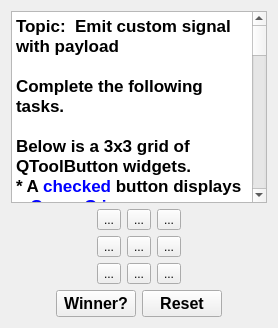
     <widget class="QWidget" name="tab_7">
      <attribute name="title">
       <string>P3</string>
      </attribute>
      <layout class="QVBoxLayout" name="verticalLayout_5">
       <item>
        <widget class="QTextBrowser" name="textBrowser_7">
         <property name="html">
          <string>&lt;!DOCTYPE HTML PUBLIC &quot;-//W3C//DTD HTML 4.0//EN&quot; &quot;http://www.w3.org/TR/REC-html40/strict.dtd&quot;&gt;
&lt;html&gt;&lt;head&gt;&lt;meta name=&quot;qrichtext&quot; content=&quot;1&quot; /&gt;&lt;style type=&quot;text/css&quot;&gt;
p, li { white-space: pre-wrap; }
&lt;/style&gt;&lt;/head&gt;&lt;body style=&quot; font-family:'Cantarell'; font-size:11pt; font-weight:400; font-style:normal;&quot;&gt;
&lt;p style=&quot; margin-top:0px; margin-bottom:0px; margin-left:0px; margin-right:0px; -qt-block-indent:0; text-indent:0px;&quot;&gt;&lt;span style=&quot; font-family:'.Lucida Grande UI'; font-size:13pt; font-weight:600;&quot;&gt;Topic:  Emit custom signal with payload&lt;/span&gt;&lt;/p&gt;
&lt;p style=&quot;-qt-paragraph-type:empty; margin-top:0px; margin-bottom:0px; margin-left:0px; margin-right:0px; -qt-block-indent:0; text-indent:0px; font-family:'.Lucida Grande UI'; font-size:13pt; font-weight:600;&quot;&gt;&lt;br /&gt;&lt;/p&gt;
&lt;p style=&quot; margin-top:0px; margin-bottom:0px; margin-left:0px; margin-right:0px; -qt-block-indent:0; text-indent:0px;&quot;&gt;&lt;span style=&quot; font-family:'.Lucida Grande UI'; font-size:13pt; font-weight:600;&quot;&gt;Complete the following tasks.&lt;/span&gt;&lt;/p&gt;
&lt;p style=&quot;-qt-paragraph-type:empty; margin-top:0px; margin-bottom:0px; margin-left:0px; margin-right:0px; -qt-block-indent:0; text-indent:0px; font-family:'.Lucida Grande UI'; font-size:13pt; font-weight:600;&quot;&gt;&lt;br /&gt;&lt;/p&gt;
&lt;p style=&quot; margin-top:0px; margin-bottom:0px; margin-left:0px; margin-right:0px; -qt-block-indent:0; text-indent:0px;&quot;&gt;&lt;span style=&quot; font-family:'.Lucida Grande UI'; font-size:13pt; font-weight:600;&quot;&gt;Below is a 3x3 grid of QToolButton widgets.  &lt;/span&gt;&lt;/p&gt;
&lt;p style=&quot; margin-top:0px; margin-bottom:0px; margin-left:0px; margin-right:0px; -qt-block-indent:0; text-indent:0px;&quot;&gt;&lt;span style=&quot; font-family:'.Lucida Grande UI'; font-size:13pt; font-weight:600;&quot;&gt;* A &lt;/span&gt;&lt;span style=&quot; font-family:'.Lucida Grande UI'; font-size:13pt; font-weight:600; color:#0000ff;&quot;&gt;checked &lt;/span&gt;&lt;span style=&quot; font-family:'.Lucida Grande UI'; font-size:13pt; font-weight:600;&quot;&gt;button displays a &lt;/span&gt;&lt;span style=&quot; font-family:'.Lucida Grande UI'; font-size:13pt; font-weight:600; color:#0000ff;&quot;&gt;Green G icon&lt;/span&gt;&lt;/p&gt;
&lt;p style=&quot; margin-top:0px; margin-bottom:0px; margin-left:0px; margin-right:0px; -qt-block-indent:0; text-indent:0px;&quot;&gt;&lt;span style=&quot; font-family:'.Lucida Grande UI'; font-size:13pt; font-weight:600;&quot;&gt;* An &lt;/span&gt;&lt;span style=&quot; font-family:'.Lucida Grande UI'; font-size:13pt; font-weight:600; color:#0000ff;&quot;&gt;unchecked&lt;/span&gt;&lt;span style=&quot; font-family:'.Lucida Grande UI'; font-size:13pt; font-weight:600;&quot;&gt; button displays a &lt;/span&gt;&lt;span style=&quot; font-family:'.Lucida Grande UI'; font-size:13pt; font-weight:600; color:#0000ff;&quot;&gt;RED R icon&lt;/span&gt;&lt;/p&gt;
&lt;p style=&quot;-qt-paragraph-type:empty; margin-top:0px; margin-bottom:0px; margin-left:0px; margin-right:0px; -qt-block-indent:0; text-indent:0px; font-family:'.Lucida Grande UI'; font-size:13pt; font-weight:600;&quot;&gt;&lt;br /&gt;&lt;/p&gt;
&lt;p style=&quot; margin-top:0px; margin-bottom:0px; margin-left:0px; margin-right:0px; -qt-block-indent:0; text-indent:0px;&quot;&gt;&lt;span style=&quot; font-family:'.Lucida Grande UI'; font-size:13pt; font-weight:600;&quot;&gt;* Add Qt/C++ statement(s) such that if &lt;/span&gt;&lt;span style=&quot; font-family:'.Lucida Grande UI'; font-size:13pt; font-weight:600; color:#0000ff;&quot;&gt;winnerButton&lt;/span&gt;&lt;span style=&quot; font-family:'.Lucida Grande UI'; font-size:13pt; font-weight:600;&quot;&gt; is clicked, your code will emit the &lt;/span&gt;&lt;span style=&quot; font-family:'.Lucida Grande UI'; font-size:13pt; font-weight:600; text-decoration: underline;&quot;&gt;custom signal&lt;/span&gt;&lt;span style=&quot; font-family:'.Lucida Grande UI'; font-size:13pt; font-weight:600;&quot;&gt; named &lt;/span&gt;&lt;span style=&quot; font-family:'.Lucida Grande UI'; font-size:13pt; font-weight:600; color:#0000ff;&quot;&gt;winnerStatus&lt;/span&gt;&lt;span style=&quot; font-family:'.Lucida Grande UI'; font-size:13pt; font-weight:600;&quot;&gt; &lt;/span&gt;&lt;/p&gt;
&lt;p style=&quot; margin-top:0px; margin-bottom:0px; margin-left:0px; margin-right:0px; -qt-block-indent:0; text-indent:0px;&quot;&gt;&lt;span style=&quot; font-family:'.Lucida Grande UI'; font-size:13pt; font-weight:600;&quot;&gt;** Signal payload must be &lt;/span&gt;&lt;span style=&quot; font-family:'.Lucida Grande UI'; font-size:13pt; font-weight:600; color:#0000ff;&quot;&gt;true&lt;/span&gt;&lt;span style=&quot; font-family:'.Lucida Grande UI'; font-size:13pt; font-weight:600;&quot;&gt; if any three tool buttons in the same row, column or diagonal are &lt;/span&gt;&lt;span style=&quot; font-family:'.Lucida Grande UI'; font-size:13pt; font-weight:600; text-decoration: underline; color:#0000ff;&quot;&gt;checked&lt;/span&gt;&lt;/p&gt;
&lt;p style=&quot; margin-top:0px; margin-bottom:0px; margin-left:0px; margin-right:0px; -qt-block-indent:0; text-indent:0px;&quot;&gt;&lt;span style=&quot; font-family:'.Lucida Grande UI'; font-size:13pt; font-weight:600;&quot;&gt;** Signal payload must be &lt;/span&gt;&lt;span style=&quot; font-family:'.Lucida Grande UI'; font-size:13pt; font-weight:600; color:#0000ff;&quot;&gt;false&lt;/span&gt;&lt;span style=&quot; font-family:'.Lucida Grande UI'; font-size:13pt; font-weight:600;&quot;&gt; otherwise&lt;/span&gt;&lt;/p&gt;
&lt;p style=&quot; margin-top:0px; margin-bottom:0px; margin-left:0px; margin-right:0px; -qt-block-indent:0; text-indent:0px;&quot;&gt;&lt;span style=&quot; font-family:'.Lucida Grande UI'; font-size:13pt; font-weight:600;&quot;&gt;** The provided code in &lt;/span&gt;&lt;span style=&quot; font-family:'.Lucida Grande UI'; font-size:13pt; font-weight:600; color:#0000ff;&quot;&gt;main.cpp&lt;/span&gt;&lt;span style=&quot; font-family:'.Lucida Grande UI'; font-size:13pt; font-weight:600;&quot;&gt; will output &lt;/span&gt;&lt;span style=&quot; font-family:'.Lucida Grande UI'; font-size:13pt; font-weight:600; text-decoration: underline;&quot;&gt;winner&lt;/span&gt;&lt;span style=&quot; font-family:'.Lucida Grande UI'; font-size:13pt; font-weight:600;&quot;&gt; or &lt;/span&gt;&lt;span style=&quot; font-family:'.Lucida Grande UI'; font-size:13pt; font-weight:600; text-decoration: underline;&quot;&gt;loser&lt;/span&gt;&lt;span style=&quot; font-family:'.Lucida Grande UI'; font-size:13pt; font-weight:600;&quot;&gt; to the debug console in response to the custom signal and its payload&lt;/span&gt;&lt;/p&gt;
&lt;p style=&quot;-qt-paragraph-type:empty; margin-top:0px; margin-bottom:0px; margin-left:0px; margin-right:0px; -qt-block-indent:0; text-indent:0px; font-family:'.Lucida Grande UI'; font-size:13pt; font-weight:600;&quot;&gt;&lt;br /&gt;&lt;/p&gt;
&lt;p style=&quot; margin-top:0px; margin-bottom:0px; margin-left:0px; margin-right:0px; -qt-block-indent:0; text-indent:0px;&quot;&gt;&lt;span style=&quot; font-family:'.Lucida Grande UI'; font-size:13pt; font-weight:600;&quot;&gt;* Add Qt/C++ statement(s) that will &lt;/span&gt;&lt;span style=&quot; font-family:'.Lucida Grande UI'; font-size:13pt; font-weight:600; color:#0000ff;&quot;&gt;uncheck&lt;/span&gt;&lt;span style=&quot; font-family:'.Lucida Grande UI'; font-size:13pt; font-weight:600;&quot;&gt; all nine QToolButtons when the &lt;/span&gt;&lt;span style=&quot; font-family:'.Lucida Grande UI'; font-size:13pt; font-weight:600; color:#0000ff;&quot;&gt;resetButton&lt;/span&gt;&lt;span style=&quot; font-family:'.Lucida Grande UI'; font-size:13pt; font-weight:600;&quot;&gt; is clicked&lt;/span&gt;&lt;/p&gt;
&lt;p style=&quot;-qt-paragraph-type:empty; margin-top:0px; margin-bottom:0px; margin-left:0px; margin-right:0px; -qt-block-indent:0; text-indent:0px; font-family:'.Lucida Grande UI'; font-size:13pt; font-weight:600;&quot;&gt;&lt;br /&gt;&lt;/p&gt;
&lt;p style=&quot; margin-top:0px; margin-bottom:0px; margin-left:0px; margin-right:0px; -qt-block-indent:0; text-indent:0px;&quot;&gt;&lt;span style=&quot; font-family:'.Lucida Grande UI'; font-size:13pt; font-weight:600;&quot;&gt;HINT:  widget names are &lt;/span&gt;&lt;span style=&quot; font-family:'.Lucida Grande UI'; font-size:13pt; font-weight:600; color:#0000ff;&quot;&gt;resetButton&lt;/span&gt;&lt;span style=&quot; font-family:'.Lucida Grande UI'; font-size:13pt; font-weight:600;&quot;&gt;, and &lt;/span&gt;&lt;span style=&quot; font-family:'.Lucida Grande UI'; font-size:13pt; font-weight:600; color:#0000ff;&quot;&gt;winnerButton&lt;/span&gt;&lt;span style=&quot; font-family:'.Lucida Grande UI'; font-size:13pt; font-weight:600;&quot;&gt;, and the tool buttons are named as follows&lt;/span&gt;&lt;/p&gt;
&lt;p style=&quot; margin-top:0px; margin-bottom:0px; margin-left:0px; margin-right:0px; -qt-block-indent:0; text-indent:0px;&quot;&gt;&lt;span style=&quot; font-family:'.Lucida Grande UI'; font-size:13pt; font-weight:600; color:#0000ff;&quot;&gt;    button1&lt;/span&gt;&lt;span style=&quot; font-family:'.Lucida Grande UI'; font-size:13pt; font-weight:600;&quot;&gt;, &lt;/span&gt;&lt;span style=&quot; font-family:'.Lucida Grande UI'; font-size:13pt; font-weight:600; color:#0000ff;&quot;&gt;button2&lt;/span&gt;&lt;span style=&quot; font-family:'.Lucida Grande UI'; font-size:13pt; font-weight:600;&quot;&gt;, &lt;/span&gt;&lt;span style=&quot; font-family:'.Lucida Grande UI'; font-size:13pt; font-weight:600; color:#0000ff;&quot;&gt;button3&lt;/span&gt;&lt;span style=&quot; font-family:'.Lucida Grande UI'; font-size:13pt; font-weight:600;&quot;&gt;, &lt;/span&gt;&lt;/p&gt;
&lt;p style=&quot; margin-top:0px; margin-bottom:0px; margin-left:0px; margin-right:0px; -qt-block-indent:0; text-indent:0px;&quot;&gt;&lt;span style=&quot; font-family:'.Lucida Grande UI'; font-size:13pt; font-weight:600; color:#0000ff;&quot;&gt;    button4&lt;/span&gt;&lt;span style=&quot; font-family:'.Lucida Grande UI'; font-size:13pt; font-weight:600;&quot;&gt;, &lt;/span&gt;&lt;span style=&quot; font-family:'.Lucida Grande UI'; font-size:13pt; font-weight:600; color:#0000ff;&quot;&gt;button5&lt;/span&gt;&lt;span style=&quot; font-family:'.Lucida Grande UI'; font-size:13pt; font-weight:600;&quot;&gt;, &lt;/span&gt;&lt;span style=&quot; font-family:'.Lucida Grande UI'; font-size:13pt; font-weight:600; color:#0000ff;&quot;&gt;button6&lt;/span&gt;&lt;span style=&quot; font-family:'.Lucida Grande UI'; font-size:13pt; font-weight:600;&quot;&gt;, &lt;/span&gt;&lt;/p&gt;
&lt;p style=&quot; margin-top:0px; margin-bottom:0px; margin-left:0px; margin-right:0px; -qt-block-indent:0; text-indent:0px;&quot;&gt;&lt;span style=&quot; font-family:'.Lucida Grande UI'; font-size:13pt; font-weight:600; color:#0000ff;&quot;&gt;    button7&lt;/span&gt;&lt;span style=&quot; font-family:'.Lucida Grande UI'; font-size:13pt; font-weight:600;&quot;&gt;, &lt;/span&gt;&lt;span style=&quot; font-family:'.Lucida Grande UI'; font-size:13pt; font-weight:600; color:#0000ff;&quot;&gt;button8&lt;/span&gt;&lt;span style=&quot; font-family:'.Lucida Grande UI'; font-size:13pt; font-weight:600;&quot;&gt;, &lt;/span&gt;&lt;span style=&quot; font-family:'.Lucida Grande UI'; font-size:13pt; font-weight:600; color:#0000ff;&quot;&gt;button9&lt;/span&gt;&lt;/p&gt;
&lt;p style=&quot;-qt-paragraph-type:empty; margin-top:0px; margin-bottom:0px; margin-left:0px; margin-right:0px; -qt-block-indent:0; text-indent:0px; font-family:'.Lucida Grande UI'; font-size:13pt; font-weight:600; color:#000000;&quot;&gt;&lt;br /&gt;&lt;/p&gt;
&lt;p style=&quot; margin-top:0px; margin-bottom:0px; margin-left:0px; margin-right:0px; -qt-block-indent:0; text-indent:0px;&quot;&gt;&lt;span style=&quot; font-family:'.Lucida Grande UI'; font-size:13pt; font-weight:600; color:#ff0000;&quot;&gt;Do NOT use the Designer tool to modify the main form itself or to create the pop-up dialog or you will receive&lt;/span&gt;&lt;span style=&quot; font-family:'.Lucida Grande UI'; font-size:13pt; font-weight:600; color:#000000;&quot;&gt; zero credit (0 points).&lt;/span&gt;&lt;/p&gt;
&lt;p style=&quot;-qt-paragraph-type:empty; margin-top:0px; margin-bottom:0px; margin-left:0px; margin-right:0px; -qt-block-indent:0; text-indent:0px; font-family:'.Lucida Grande UI'; font-size:13pt; font-weight:600; color:#000000;&quot;&gt;&lt;br /&gt;&lt;/p&gt;&lt;/body&gt;&lt;/html&gt;</string>
         </property>
        </widget>
       </item>
       <item>
        <layout class="QHBoxLayout" name="horizontalLayout_12">
         <item>
          <spacer name="horizontalSpacer_18">
           <property name="orientation">
            <enum>Qt::Horizontal</enum>
           </property>
           <property name="sizeHint" stdset="0">
            <size>
             <width>40</width>
             <height>20</height>
            </size>
           </property>
          </spacer>
         </item>
         <item>
          <layout class="QGridLayout" name="gridLayout">
           <item row="0" column="0">
            <widget class="QToolButton" name="button1">
             <property name="text">
              <string>...</string>
             </property>
             <property name="icon">
              <iconset resource="resources.qrc">
               <normaloff>:/images/red.png</normaloff>
               <normalon>:/images/green.png</normalon>:/images/red.png</iconset>
             </property>
             <property name="iconSize">
              <size>
               <width>30</width>
               <height>30</height>
              </size>
             </property>
             <property name="checkable">
              <bool>true</bool>
             </property>
            </widget>
           </item>
           <item row="0" column="1">
            <widget class="QToolButton" name="button2">
             <property name="text">
              <string>...</string>
             </property>
             <property name="icon">
              <iconset resource="resources.qrc">
               <normaloff>:/images/red.png</normaloff>
               <normalon>:/images/green.png</normalon>:/images/red.png</iconset>
             </property>
             <property name="iconSize">
              <size>
               <width>30</width>
               <height>30</height>
              </size>
             </property>
             <property name="checkable">
              <bool>true</bool>
             </property>
            </widget>
           </item>
           <item row="0" column="2">
            <widget class="QToolButton" name="button3">
             <property name="text">
              <string>...</string>
             </property>
             <property name="icon">
              <iconset resource="resources.qrc">
               <normaloff>:/images/red.png</normaloff>
               <normalon>:/images/green.png</normalon>:/images/red.png</iconset>
             </property>
             <property name="iconSize">
              <size>
               <width>30</width>
               <height>30</height>
              </size>
             </property>
             <property name="checkable">
              <bool>true</bool>
             </property>
            </widget>
           </item>
           <item row="1" column="0">
            <widget class="QToolButton" name="button4">
             <property name="text">
              <string>...</string>
             </property>
             <property name="icon">
              <iconset resource="resources.qrc">
               <normaloff>:/images/red.png</normaloff>
               <normalon>:/images/green.png</normalon>:/images/red.png</iconset>
             </property>
             <property name="iconSize">
              <size>
               <width>30</width>
               <height>30</height>
              </size>
             </property>
             <property name="checkable">
              <bool>true</bool>
             </property>
            </widget>
           </item>
           <item row="1" column="1">
            <widget class="QToolButton" name="button5">
             <property name="text">
              <string>...</string>
             </property>
             <property name="icon">
              <iconset resource="resources.qrc">
               <normaloff>:/images/red.png</normaloff>
               <normalon>:/images/green.png</normalon>:/images/red.png</iconset>
             </property>
             <property name="iconSize">
              <size>
               <width>30</width>
               <height>30</height>
              </size>
             </property>
             <property name="checkable">
              <bool>true</bool>
             </property>
            </widget>
           </item>
           <item row="1" column="2">
            <widget class="QToolButton" name="button6">
             <property name="text">
              <string>...</string>
             </property>
             <property name="icon">
              <iconset resource="resources.qrc">
               <normaloff>:/images/red.png</normaloff>
               <normalon>:/images/green.png</normalon>:/images/red.png</iconset>
             </property>
             <property name="iconSize">
              <size>
               <width>30</width>
               <height>30</height>
              </size>
             </property>
             <property name="checkable">
              <bool>true</bool>
             </property>
            </widget>
           </item>
           <item row="2" column="0">
            <widget class="QToolButton" name="button7">
             <property name="text">
              <string>...</string>
             </property>
             <property name="icon">
              <iconset resource="resources.qrc">
               <normaloff>:/images/red.png</normaloff>
               <normalon>:/images/green.png</normalon>:/images/red.png</iconset>
             </property>
             <property name="iconSize">
              <size>
               <width>30</width>
               <height>30</height>
              </size>
             </property>
             <property name="checkable">
              <bool>true</bool>
             </property>
            </widget>
           </item>
           <item row="2" column="1">
            <widget class="QToolButton" name="button8">
             <property name="text">
              <string>...</string>
             </property>
             <property name="icon">
              <iconset resource="resources.qrc">
               <normaloff>:/images/red.png</normaloff>
               <normalon>:/images/green.png</normalon>:/images/red.png</iconset>
             </property>
             <property name="iconSize">
              <size>
               <width>30</width>
               <height>30</height>
              </size>
             </property>
             <property name="checkable">
              <bool>true</bool>
             </property>
            </widget>
           </item>
           <item row="2" column="2">
            <widget class="QToolButton" name="button9">
             <property name="text">
              <string>...</string>
             </property>
             <property name="icon">
              <iconset resource="resources.qrc">
               <normaloff>:/images/red.png</normaloff>
               <normalon>:/images/green.png</normalon>:/images/red.png</iconset>
             </property>
             <property name="iconSize">
              <size>
               <width>30</width>
               <height>30</height>
              </size>
             </property>
             <property name="checkable">
              <bool>true</bool>
             </property>
            </widget>
           </item>
          </layout>
         </item>
         <item>
          <spacer name="horizontalSpacer_22">
           <property name="orientation">
            <enum>Qt::Horizontal</enum>
           </property>
           <property name="sizeHint" stdset="0">
            <size>
             <width>40</width>
             <height>20</height>
            </size>
           </property>
          </spacer>
         </item>
        </layout>
       </item>
       <item>
        <layout class="QHBoxLayout" name="horizontalLayout_6">
         <item>
          <spacer name="horizontalSpacer_12">
           <property name="orientation">
            <enum>Qt::Horizontal</enum>
           </property>
           <property name="sizeHint" stdset="0">
            <size>
             <width>40</width>
             <height>20</height>
            </size>
           </property>
          </spacer>
         </item>
         <item>
          <widget class="QPushButton" name="winnerButton">
           <property name="font">
            <font>
             <pointsize>12</pointsize>
             <weight>75</weight>
             <bold>true</bold>
            </font>
           </property>
           <property name="text">
            <string>Winner?</string>
           </property>
          </widget>
         </item>
         <item>
          <widget class="QPushButton" name="resetButton">
           <property name="font">
            <font>
             <pointsize>12</pointsize>
             <weight>75</weight>
             <bold>true</bold>
            </font>
           </property>
           <property name="text">
            <string>Reset</string>
           </property>
          </widget>
         </item>
         <item>
          <spacer name="horizontalSpacer_15">
           <property name="orientation">
            <enum>Qt::Horizontal</enum>
           </property>
           <property name="sizeHint" stdset="0">
            <size>
             <width>40</width>
             <height>20</height>
            </size>
           </property>
          </spacer>
         </item>
        </layout>
       </item>
      </layout>
     </widget>
